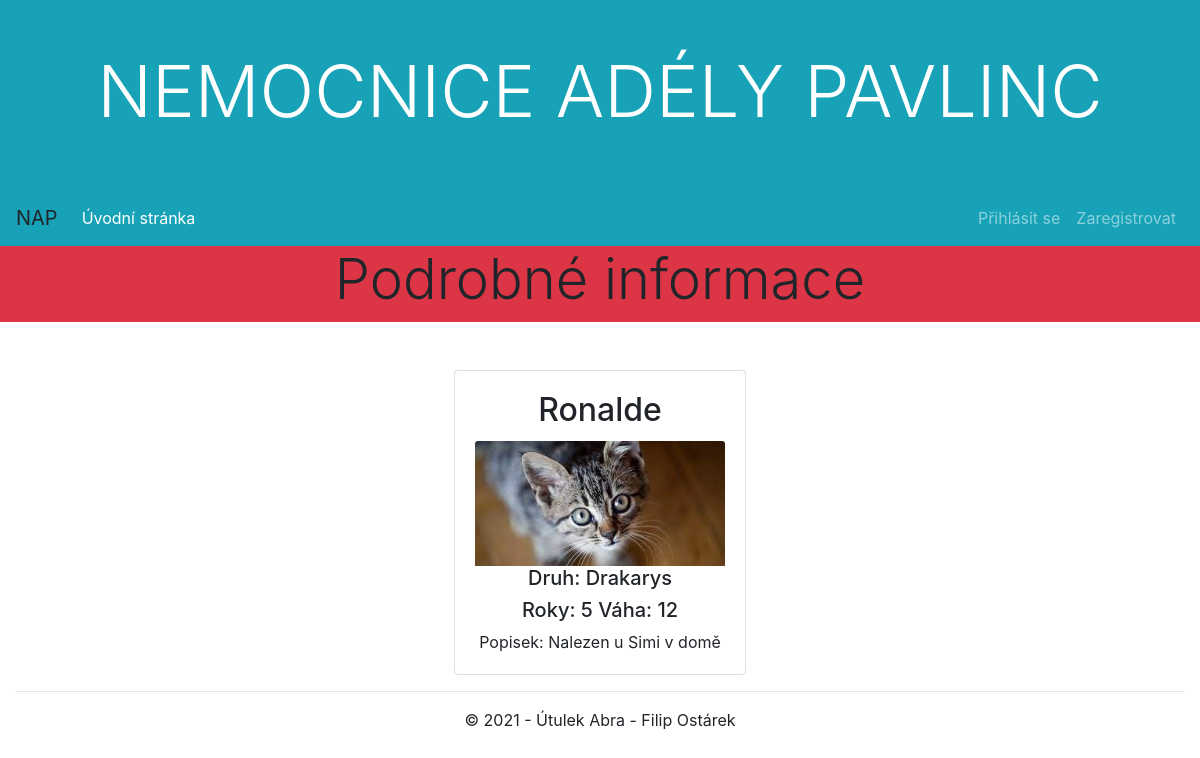
The app's page /kocky/5 with its own data.
### cats/models.py (models this page shows, shortened)
class Description_of_the_cat(models.Model):
    jmeno = models.CharField(max_length=50, verbose_name="Jméno", blank=True)
    vek = models.IntegerField(verbose_name="Roky Kočky", blank=True, validators=[MinValueValidator(0.0)])
    vaha = models.IntegerField(verbose_name="Váha", blank=True, validators=[MinValueValidator(0.0)])
    popisek = models.CharField(max_length=500, verbose_name="popisek", blank=True)
    druh = models.ForeignKey(Species, on_delete=models.CASCADE)
    foto = models.ForeignKey(Photo, on_delete=models.CASCADE)
    class Meta:
        ordering = ["jmeno"]

class Photo(models.Model):
    fotka = models.ImageField(upload_to='cats/fotky', blank=True, null=True, verbose_name="Fotka")
    nazev_fotky = models.CharField(max_length=50, blank=True, null=True, verbose_name="Název fotky")
    popisek_fotky = models.CharField(max_length=500, blank=True, null=True, verbose_name="popisek fotky")
    class Meta:
        ordering = ["fotka"]

class Species(models.Model):
    jmeno_druhu = models.CharField(max_length=50, unique=True, verbose_name="Druh kočky",
                            help_text='Zadejte prosím druh kočky, popřípadě OwO pokud není známo')
    class Meta:
        ordering = ["jmeno_druhu"]
    def __str__(self):
        return self.jmeno_druhu

### cats/views.py (the view)
# urls.py: path('<int:pk>', views.KockaDetailView.as_view(), name='kocka_detail'),
class KockaDetailView(DetailView):
    model = Description_of_the_cat
    context_object_name = 'kocka_detail'   # your own name for the list as a template variable
    template_name = 'page/detail.html'  # Specify your own template name/location

### cats/templates/page/detail.html (shortened to what this page needs)
{% extends "base.html" %}
{% block css %}
    <link href="https://cdnjs.cloudflare.com/ajax/libs/ekko-lightbox/5.3.0/ekko-lightbox.css" rel="stylesheet">
{% endblock %}
{% block content %}
<div class="row mb-3">
    <div class="col-sm-12 bg-danger">
        <h2 class="display-4 text-center">Podrobné informace</h2>
    </div>
</div>
<div class="mt-5 mb-3">
    <div class="card mx-auto dvacetpet" style="width: 25%;">
        <div class="card-body mx-auto text-center">
            <h2 class="card-title text-center">{{ kocka_detail.jmeno }}</h2>
            {% if kocka_detail.foto.fotka %}
                <img class="card-img-top" src="{{ kocka_detail.foto.fotka.url }}" alt="{{ kocka_detail.foto.nazev_fotky }}" style="float:left" >
            {% endif %}
            <h5 class="card-text">Druh: {{ kocka_detail.druh }}</h5>
            <h5 class="card-text">Roky: {{ kocka_detail.vek }} Váha: {{ kocka_detail.vaha }}</h5>
            <p class="card-text">Popisek: {{ kocka_detail.popisek }}</p>
        </div>
    </div>
</div>
{% endblock %}

### cats/static/css/styles.css (style rules this page uses)
.dvacetpet { width: 25%; }

### records on screen
Description_of_the_cat: jmeno "Ronalde", foto.fotka (picture), druh "Drakarys", vek "5", vaha "12", popisek "Nalezen u Simi v domě"
